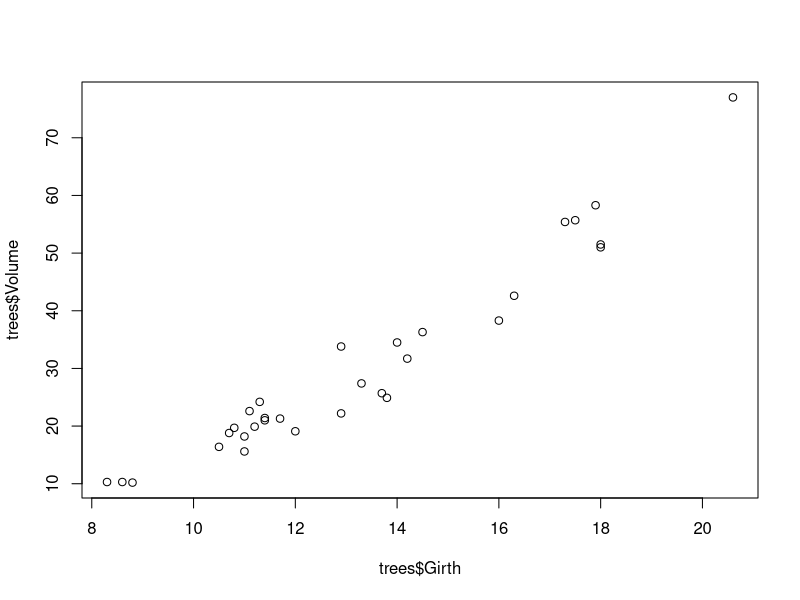
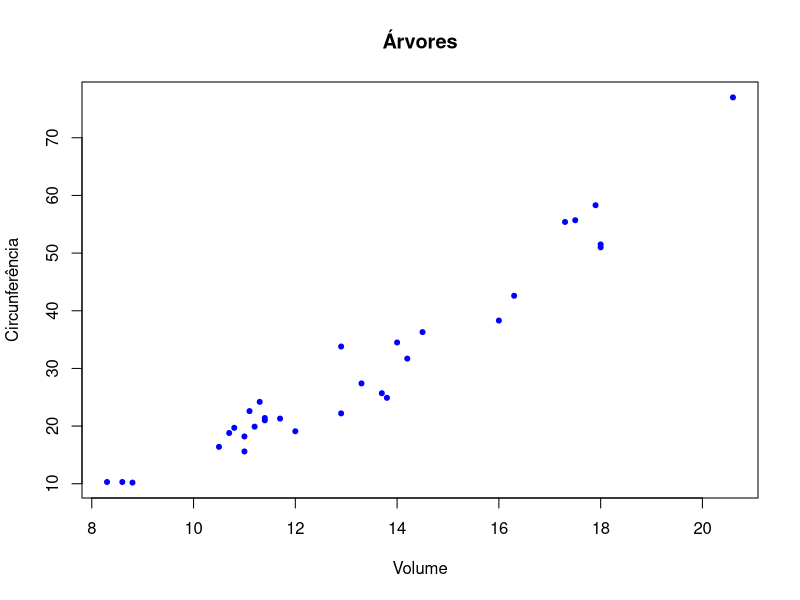
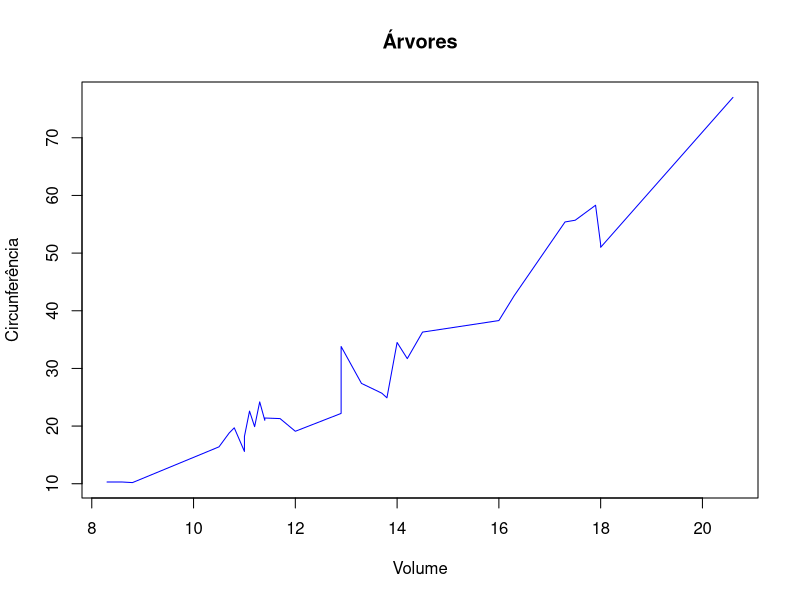
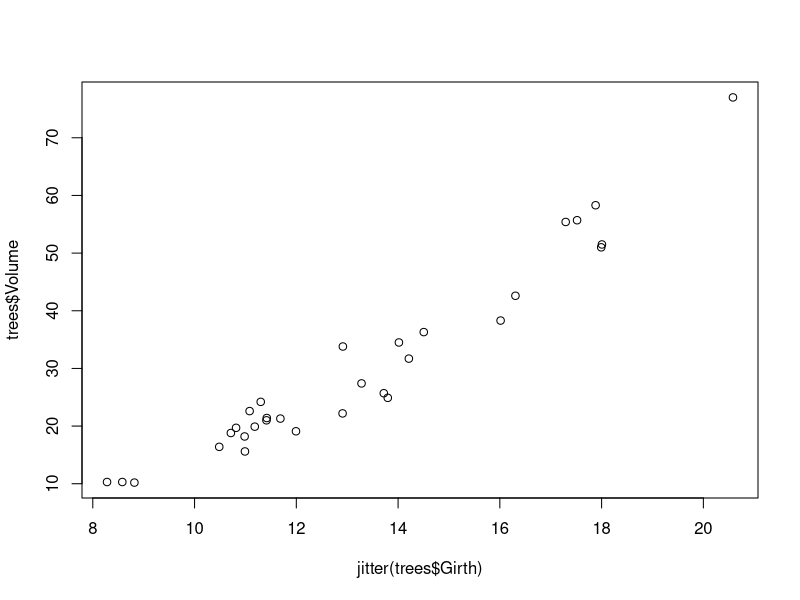
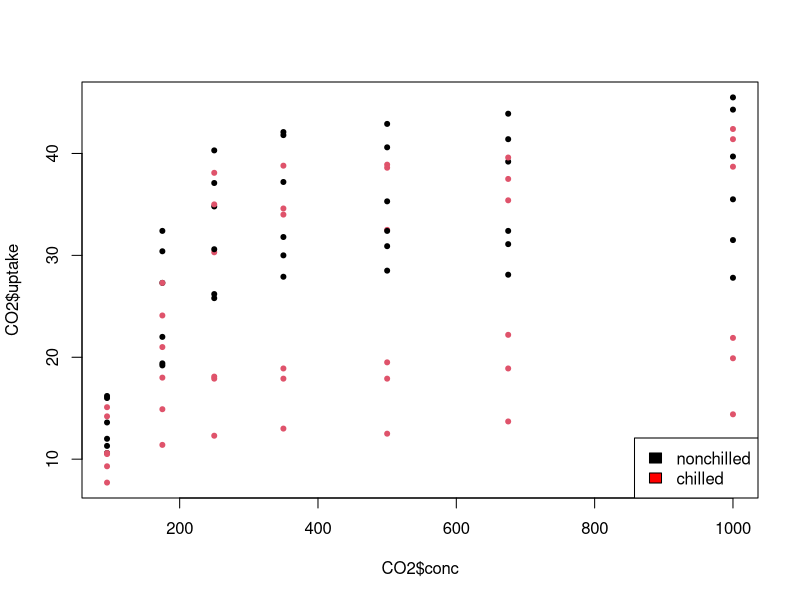
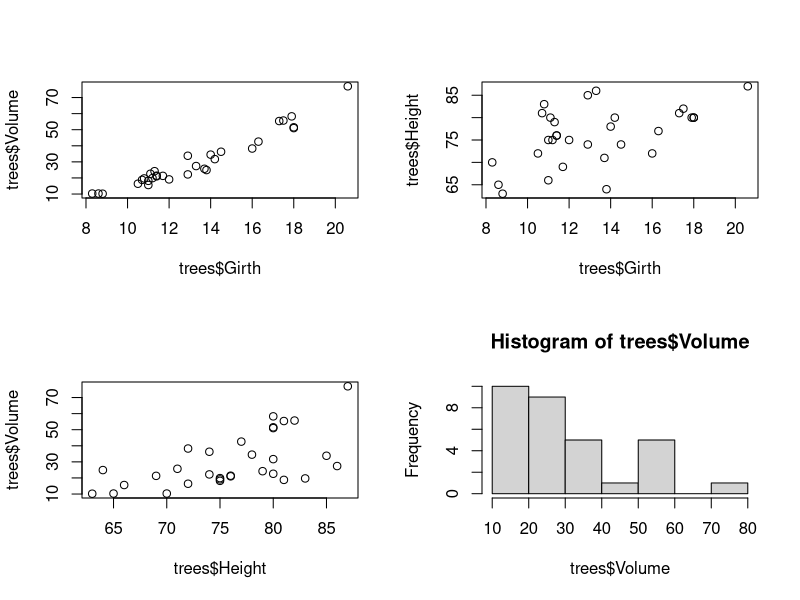

These charts were generated, in order, by the following R code:
library(ggplot2)

# Usar dados tree do R
trees

# Gráficos de dispersão
# simples
plot(trees$Girth, trees$Volume)

# Mudando elementos
plot(
     trees$Girth,
     trees$Volume,
     ylab = 'Circunferência',
     xlab = 'Volume',
     col = 'blue',
     main = 'Árvores',
     pch = 20
)

# Usando linhas
plot(
     trees$Girth,
     trees$Volume,
     ylab = 'Circunferência',
     xlab = 'Volume',
     col = 'blue',
     main = 'Árvores',
     pch = 20,
     type = 'l'
)


#Tratando a sobreposição
plot(jitter(trees$Girth), trees$Volume) # Dá um pequeno deslocamento nos pontos

# Gráficos de dispersão com variáveis categóricas
CO2
plot(CO2$conc, CO2$uptake, pch = 20, col = CO2$Treatment)
legend(
     "bottomright",
     legend = c("nonchilled", "chilled"),
     cex = 1,
     fill = c("black", "red")
)


# Divisão de tela
split.screen(figs = c(2, 2))
screen(1)
plot(trees$Girth, trees$Volume)
screen(2)
plot(trees$Girth, trees$Height)
screen(3)
plot(trees$Height, trees$Volume)
screen(4)
hist(trees$Volume)
close.screen(all = TRUE)
